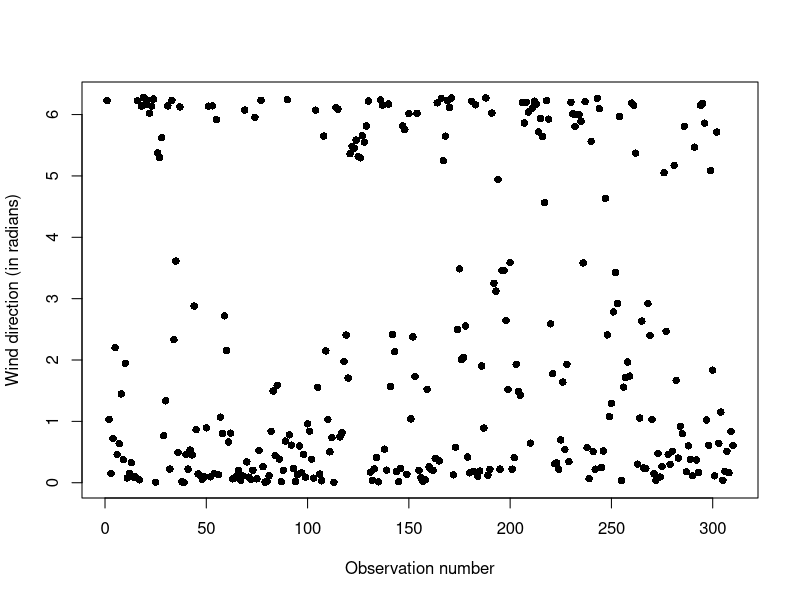
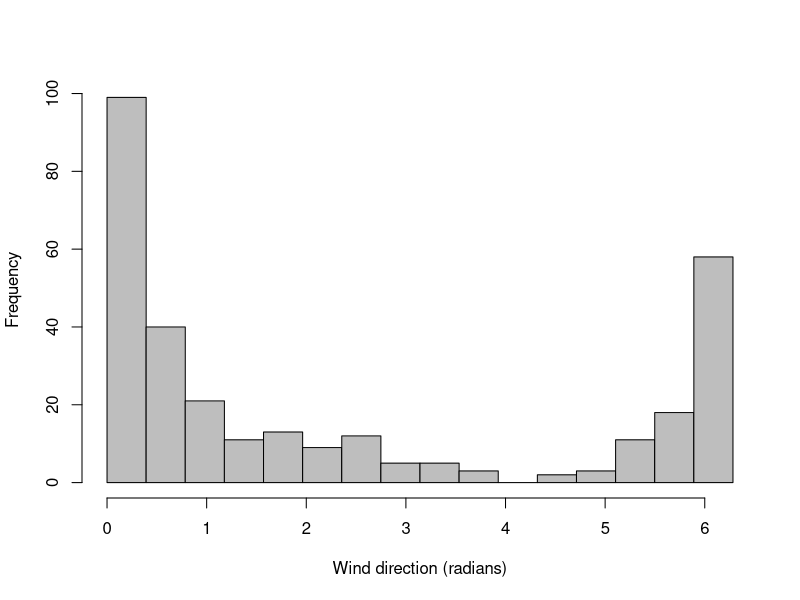
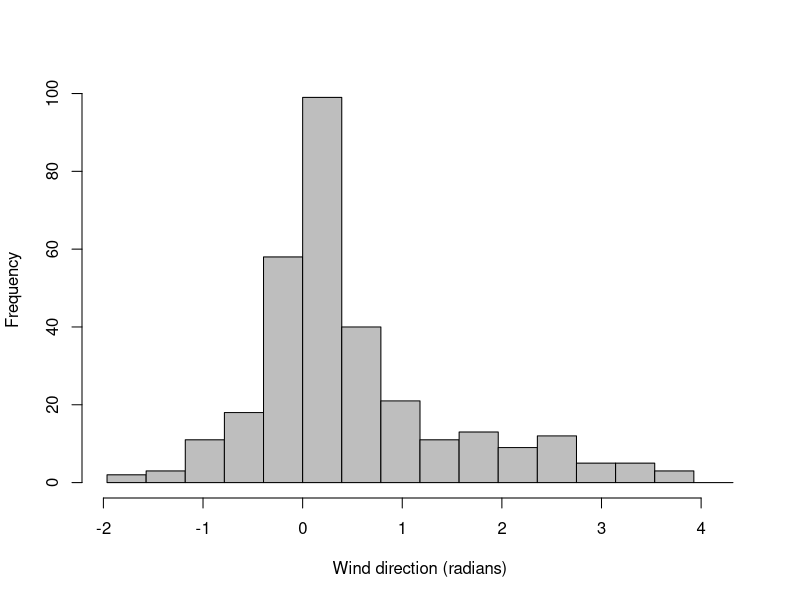
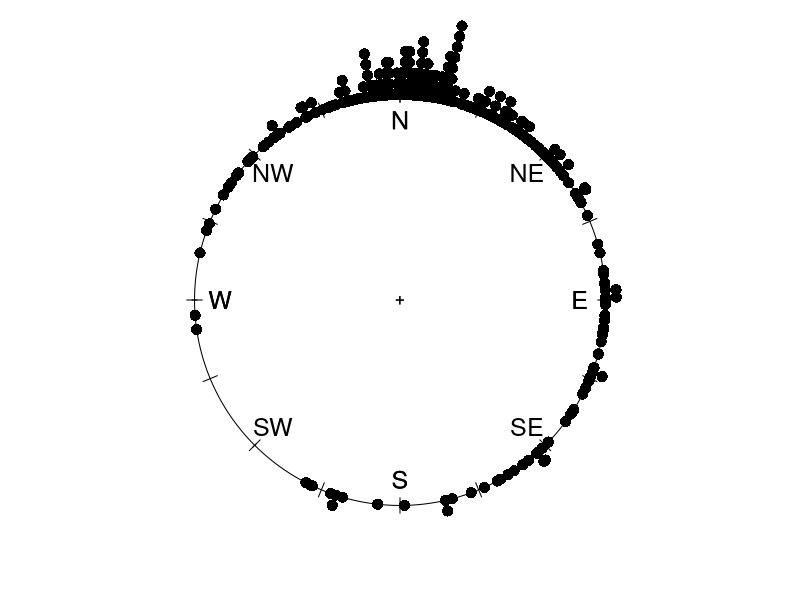
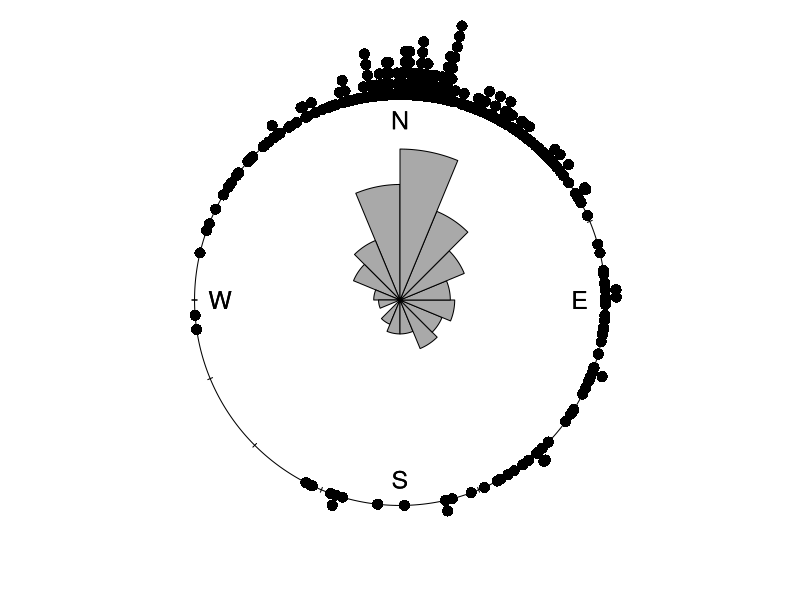
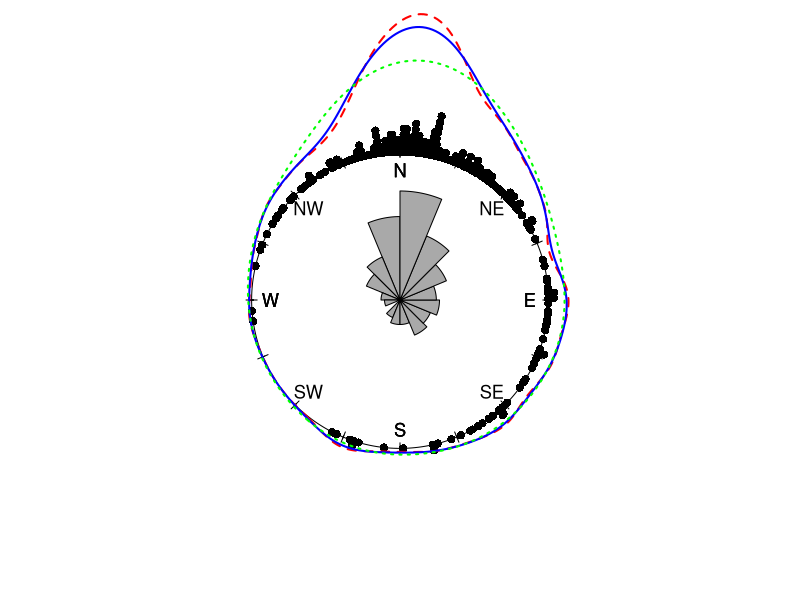
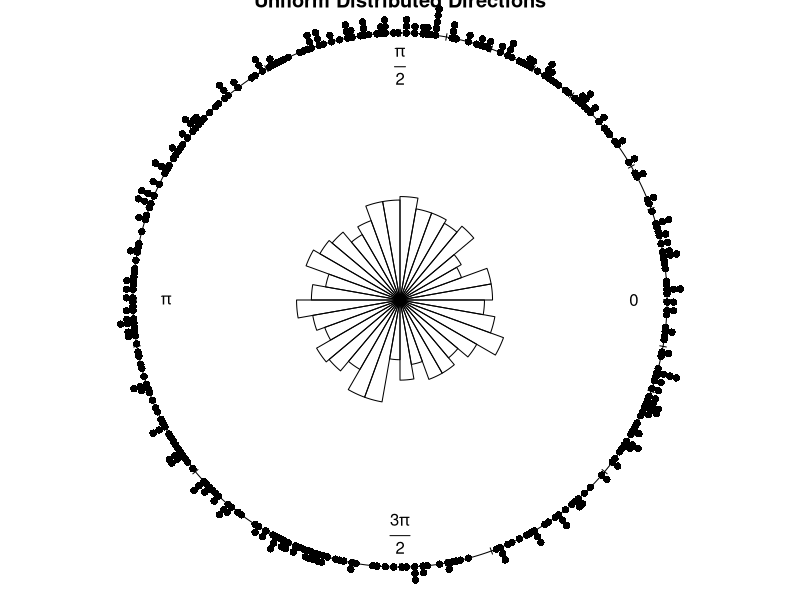
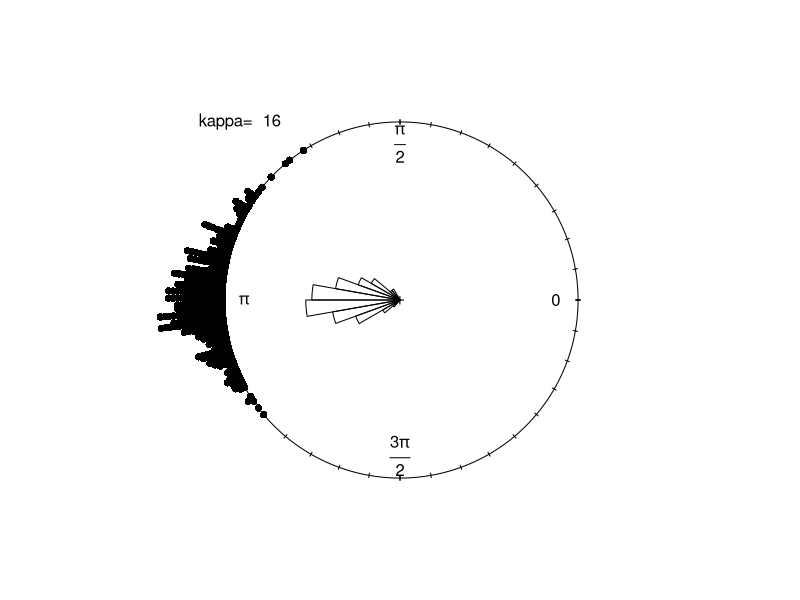

Source code (R) for these figures, in order:
## ---- chunk 1
library(circular)
plot(wind, pch=16, xlab="Observation number", ylab="Wind direction (in radians)")
## ---- chunk 2
hist(wind, main="", xlab="Wind direction (radians)", ylab="Frequency", breaks=seq(from=0,to=2*pi,by=pi/8), col="grey", xlim=c(0,2*pi))

## ---- chunk 3
n <- length(wind) ; cutpoint <- 2*pi-(5*pi/8) ; windshift <- 0
for (j in 1:n) { if (wind[j] >= cutpoint) {windshift[j] <- wind[j]-2*pi} 
  else {windshift[j] <- wind[j]} }
hist(windshift, main="", xlab="Wind direction (radians)", ylab="Frequency", breaks=seq(from=-5*pi/8, to=2*pi-5*pi/8, by=pi/8), col="grey", xlim=c(-5*pi/8,2*pi-5*pi/8))
## ---- chunk 4
windc <- circular(wind, type="angles", units="radians", template='geographics')
summary(windc)
mean(windc)
## ---- chunk 5
par(mai=c(0, 0, 0, 0))
plot(windc, cex=1.5, bin=720, stack=TRUE, sep=0.035, shrink=1.3)
axis.circular(at=circular(seq(0, 7*pi/4,pi/4)), labels=c("E","NE","N","NW","W","SW","S","SE"),
              zero=pi/2, rotation='clock', cex=1.5)
ticks.circular(circular(seq(0,2*pi,pi/8)), zero=pi/2, rotation='clock', tcl=0.075)
## ---- chunk 6
par(mai=c(0, 0, 0, 0))
plot(windc, cex=1.5, bin=720, stack=TRUE, sep=0.035, shrink=1.3)
rose.diag(windc, bins=16, col="darkgrey", cex=1.5, prop=1.3, add=TRUE)
## ---- chunk 7
par(mai=c(0, 0, 0, 0))
plot(windc, cex=1.1, bin=720, stack=TRUE, sep=0.035, shrink=1.8)
axis.circular(at=circular(seq(0, 7*pi/4,pi/4)), labels=c("E","NE","N","NW","W","SW","S","SE"), 
              zero=pi/2, rotation='clock', cex=1.1)
ticks.circular(circular(seq(0,2*pi,pi/8)), zero=pi/2, rotation='clock', tcl=0.075)
rose.diag(windc, bins = 16, col="darkgrey", cex=1.1, prop=1.3, add=TRUE)
lines(density.circular(windc, bw=75),col = 'red',lwd=2, lty=2)
lines(density.circular(windc, bw=40),col = 'blue',lwd=2, lty=1)
lines(density.circular(windc, bw=10),col = 'green',lwd=2, lty=3)
## ---- chunk 8
x <- circular(runif(400, 0, 2*pi))
rose.diag(x, bins = 36, prop=2, main = 'Uniform Distributed Directions')
points(x,stack=T)
## ---- chunk 9
summary(x)
## ---- chunk 10
mean(x)
## ---- chunk 11
deg(mean(x))
## ---- chunk 12
rho.circular(x); var(x) 
## ---- chunk 13
rayleigh.test(x)
## ---- chunk 14
myKappa <- 16
x <- rvonmises(n=400, mu=circular(pi), kappa=myKappa)
rose.diag(x, bins=36, shrink=1.5, prop=1)
points(x,  stack=TRUE)
text(-0.9,1,paste("kappa= ",round(myKappa,2)))
## ---- chunk 15
summary(x)
deg(mean(x))
rho.circular(x); var(x)
rayleigh.test(x)
## ---- chunk 16
ozone <- c(28.0,85.2,80.5,4.7,45.9,12.7,72.5,56.6,31.5,112.0,20.0,72.5,16.0,45.9,32.6,56.6,52.6,91.8,55.2)
winddeg <- c(327,91,88,305,344,270,67,21,281,8,204,86,333,18,57,6,11,27,84)
plot(winddeg,ozone,
     ylab = "Ozone level",
     xlab = "Wind direction (in degrees)",
     ylim = c(0,120),
     xlim = c(0,360),
     xaxp = c(0,360,4),
     yaxp = c(0,120,6),
     cex.axis = 1.3,
     cex.lab = 1.6,
     pch = 16, cex=1.5)

## ---- chunk 17
n <- length(ozone)
winddegShift <- winddeg
for (j in 1:n) { if (winddegShift[j] > 180) {winddegShift[j] <- winddegShift[j]-360} }

plot(winddegShift,ozone,
     ylab = "Ozone level",
     xlab = "Wind direction (in degrees)",
     ylim = c(0,120),
     xlim = c(-180,180),
     xaxp = c(-180,180,4),
     yaxp = c(0,120,6),
     cex.axis = 1.3,
     cex.lab = 1.6,
     pch = 16, cex=1.5)
## ---- chunk 18

## Calculate R-square of two circular datasets using variances and co-variances

R2xtCorrCoeff <- function(lvar, cvar) {
  rxc <- cor(lvar, cos(cvar)) ; rxs <- cor(lvar, sin(cvar))
  rcs <- cor(cos(cvar), sin(cvar))
  R2xtVal <- ((rxc*rxc)+(rxs*rxs)-(2*rxc*rxs*rcs))/(1-rcs*rcs)
  return(R2xtVal)
}

## Do 'NR' times sampling, and calculate the R-square for each samle. 
## Get the p-value using their rank

R2xtIndTestRand <- function(lvar, cvar, NR) {
  R2xtObs <- R2xtCorrCoeff(lvar, cvar)
  R2xtObs1 <- c(R2xtObs) ; nxtrm <- 1
  for (r in 1:NR) {
    lvarRand <- sample(lvar)
    R2xtRand <- R2xtCorrCoeff(lvarRand,cvar)
    R2xtObs1 <- c(R2xtObs1,R2xtRand)
    if (R2xtRand >= R2xtObs) {nxtrm <- nxtrm+1} 
  }
  pval <- nxtrm/(NR+1)
  hist(R2xtObs1,breaks = 25,freq = F)
  lines(density(R2xtObs1,bw = ),col = 'blue',lwd = 1)
  abline(v=R2xtObs,col="red")
  return(c(R2xtObs, pval))
}

windrad <- winddeg*2*pi/360
R2xtIndTestRand(ozone, windrad, 9999)
